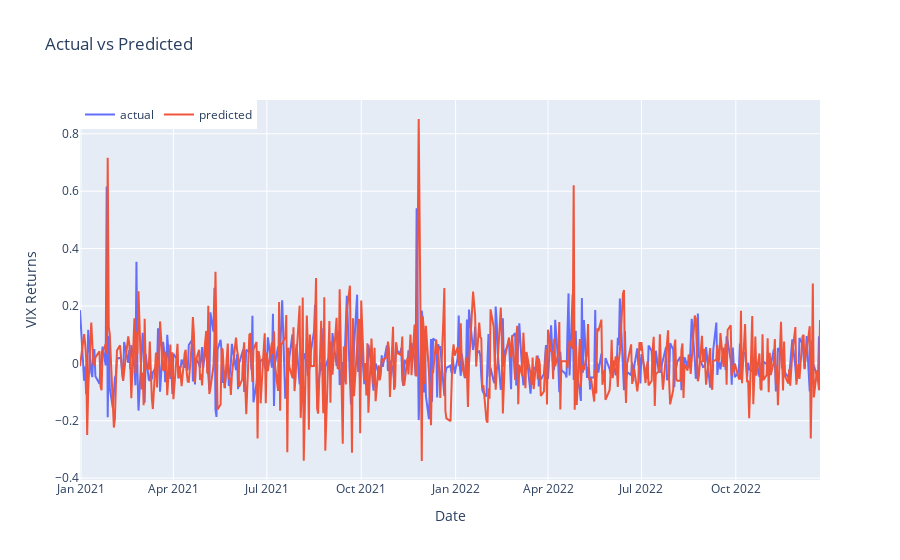

This figure's notebook cell:
### Code cell
trace1 = go.Scatter(x=predicted_results_val.index, y=predicted_results_val['actual'], mode='lines', name='actual')
trace2 = go.Scatter(x=predicted_results_val.index, y=predicted_results_val['predictions'], mode='lines', name='predicted')
data = [trace1, trace2]
layout = go.Layout(title='Actual vs Predicted', xaxis=dict(title='Date'), yaxis=dict(title='VIX Returns'), legend=dict(x=0, y=1.0, orientation='h'))
fig = go.Figure(data=data, layout=layout)
fig

### Figure 1 — Plotly figure (JSON) as saved in the notebook; plotly's stock layout.template omitted (floating-point values rounded to 4 significant figures; data arrays with more than 128 entries replaced by an {"elided": "..."} marker saying what was removed)
{"data": [{"mode": "lines", "name": "actual", "type": "scatter", "x": {"elided": "499 str values"}, "y": {"elided": "499 float values"}}, {"mode": "lines", "name": "predicted", "type": "scatter", "x": {"elided": "499 str values"}, "y": {"elided": "499 float values"}}], "layout": {"legend": {"orientation": "h", "x": 0, "y": 1}, "title": {"text": "Actual vs Predicted"}, "xaxis": {"title": {"text": "Date"}}, "yaxis": {"title": {"text": "VIX Returns"}}}}
